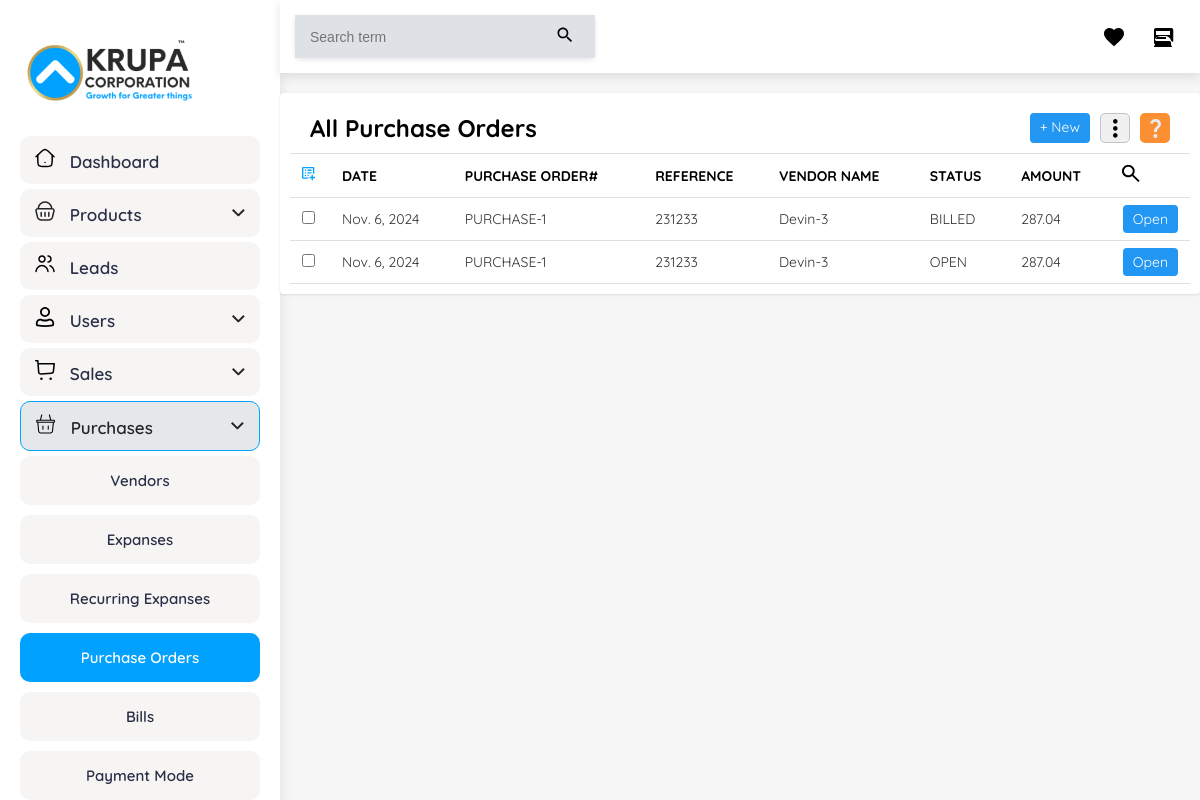
Page /purchases1/ on the committed database.
### krupa/models.py (models this page shows)
class Purchase(models.Model):
    vendor_name = models.ForeignKey(Vendor,max_length=255, blank=True, null=True,on_delete=models.CASCADE)
    source_of_supply = models.CharField(max_length=255, blank=True, null=True)
    destination_of_supply = models.CharField(max_length=255, blank=True, null=True)
    purchase_order = models.CharField(max_length=255, blank=True, null=True)
    reference = models.CharField(max_length=255, blank=True, null=True)
    date = models.CharField(max_length=30, blank=True, null=True)
    expected_delivery_date = models.CharField(max_length=30, blank=True, null=True)
    payment_terms = models.CharField(max_length=255, blank=True, null=True)
    item_tax = models.CharField(max_length=50, blank=True, null=True)
    price_list = models.CharField(max_length=50, blank=True, null=True)
    discount = models.CharField(max_length=50, blank=True, null=True)
    sub_total = models.DecimalField(max_digits=10, decimal_places=2, blank=True, null=True, default=0.00)
    shipping_charges = models.DecimalField(max_digits=10, decimal_places=2, blank=True, null=True, default=0.00)
    adjustment = models.DecimalField(max_digits=10, decimal_places=2, blank=True, null=True, default=0.00)
    total = models.DecimalField(max_digits=10, decimal_places=2, blank=True, null=True, default=0.00)
    created_date = models.DateField(auto_now=True)
    status = models.CharField(max_length=30,null=True,blank=True, default="OPEN")

class Vendor(models.Model):
    salutation = models.CharField(max_length=50, null=True, blank=True)
    firstname = models.CharField(max_length=100, null=True, blank=True)
    lastname = models.CharField(max_length=100, null=True, blank=True)
    companyname = models.CharField(max_length=200, null=True, blank=True)
    vendoremail = models.EmailField(null=True, blank=True)
    vendorphone1 = models.CharField(max_length=15, null=True, blank=True)
    vendorphone2 = models.CharField(max_length=15, null=True, blank=True)
    gst_Treatment = models.CharField(max_length=50, null=True, blank=True)
    sourceofsupply = models.CharField(max_length=100, null=True, blank=True)
    pan = models.CharField(max_length=20, null=True, blank=True)
    currency = models.CharField(max_length=10, null=True, blank=True)
    openingbalance = models.DecimalField(max_digits=15, decimal_places=2, null=True, blank=True)
    paymentterms = models.CharField(max_length=100, null=True, blank=True)
    pricelist = models.CharField(max_length=100, null=True, blank=True)
    enableportal = models.BooleanField(default=False, null=True, blank=True)
    portallanguage = models.CharField(max_length=50, null=True, blank=True)
    documents = models.TextField(null=True, blank=True)
    billingattention = models.CharField(max_length=200, null=True, blank=True)
    billingcountry = models.CharField(max_length=100, null=True, blank=True)
    billingaddress1 = models.TextField(null=True, blank=True)
    billingaddress2 = models.TextField(null=True, blank=True)
    billingcity = models.CharField(max_length=100, null=True, blank=True)
    billingstate = models.CharField(max_length=100, null=True, blank=True)
    billingpincode = models.CharField(max_length=10, null=True, blank=True)
    billingphone = models.CharField(max_length=15, null=True, blank=True)
    shippingattention = models.CharField(max_length=200, null=True, blank=True)
    shippingcountry = models.CharField(max_length=100, null=True, blank=True)
    shippingaddress1 = models.TextField(null=True, blank=True)
    shippingaddress2 = models.TextField(null=True, blank=True)
    shippingcity = models.CharField(max_length=100, null=True, blank=True)
    shippingstate = models.CharField(max_length=100, null=True, blank=True)
    shippingpincode = models.CharField(max_length=10, null=True, blank=True)
    shippingphone = models.CharField(max_length=15, null=True, blank=True)
    def __str__(self):
        return f"{self.companyname}-{self.id}"

### admin_panel/views.py (the view)
# urls.py: path('purchases1/',Purchases1,name="Purchases1"),
def Purchases1(request):
    objs = Purchase.objects.all()
    context = {'objs':objs}
    return render(request,"purchases1.html",context)

### templates/purchases1.html (shortened to what this page needs)
<!DOCTYPE html>
<html lang="en">
  <head>
  </head>
  <body>
    <div class="container">
      <aside class="sidebar" style="overflow-y: scroll">
        <img src="images/krupa.svg" alt="Logo" class="logo" />
        <nav style="height: 80vh; display: flex; flex-direction: column">
          <div
            class="nav-item"
            style="display: flex; justify-content: space-between"
          >
            <div>
              <img
                src="images/dashboard-light.svg"
                alt="Dashboard Icon"
                class="icon"
              />
              <span>Dashboard</span>
            </div>
          </div>
          <div class="nav-item" data-dropdown="products-dropdown">
            <div>
              <img
                src="images/products-dark.svg"
                alt="Products Icon"
                class="icon"
              />
              <span>Products</span>
            </div>
            <img src="images/dropdown.svg" alt="Arrow" class="arrow" />
          </div>
          <div class="nav-item" data-dropdown="leads-dropdown">
            <div>
              <img src="images/leads.svg" alt="Leads Icon" class="icon" />
              <span>Leads</span>
            </div>
          </div>
          <div class="nav-item" data-dropdown="users-dropdown">
            <div>
              <img src="images/user-dark.svg" alt="Users Icon" class="icon" />
              <span>Users</span>
            </div>
            <img src="images/dropdown.svg" alt="Arrow" class="arrow" />
          </div>
          <div class="nav-item" data-dropdown="sales-dropdown">
            <div>
              <img src="images/sales-dark.svg" alt="Sales Icon" class="icon" />
              <span>Sales</span>
            </div>
            <img src="images/dropdown.svg" alt="Arrow" class="arrow" />
          </div>
          <div
            class="nav-item drop-active active"
            data-dropdown="purchases-dropdown"
          >
            <div>
              <img
                src="images/purchaces.svg"
                alt="Purchases Icon"
                class="icon"
              />
              <span>Purchases</span>
            </div>
            <img src="images/dropdown.svg" alt="Arrow" class="arrow" />
          </div>
          <div id="purchases-dropdown" class="dropdown-content show">
            <a href="/vendors1/">Vendors</a>
            <a href="#">Expanses</a>
            <a href="#">Recurring Expanses</a>
            <a href="/purchases1/" class="active">Purchase Orders</a>
            <a href="#">Bills</a>
            <a href="#">Payment Mode</a>
          </div>
        </nav>
      </aside>
      <main class="main-content">
        <div class="top-bar">
          <div class="search-bar">
            <input type="text" placeholder="Search term" />
            <button>
              <svg class="icon" viewBox="0 0 24 24">
                <path
                  d="M15.5 14h-.79l-.28-.27C15.41 12.59 16 11.11 16 9.5 16 5.91 13.09 3 9.5 3S3 5.91 3 9.5 5.91 16 9.5 16c1.61 0 3.09-.59 4.23-1.57l.27.28v.79l5 4.99L20.49 19l-4.99-5zm-6 0C7.01 14 5 11.99 5 9.5S7.01 5 9.5 5 14 7.01 14 9.5 11.99 14 9.5 14z"
                ></path>
              </svg>
            </button>
          </div>
          <div class="top-icons">
            <svg class="icon" viewBox="0 0 24 24">
              <path
                d="M12 21.35l-1.45-1.32C5.4 15.36 2 12.28 2 8.5 2 5.42 4.42 3 7.5 3c1.74 0 3.41.81 4.5 2.09C13.09 3.81 14.76 3 16.5 3 19.58 3 22 5.42 22 8.5c0 3.78-3.4 6.86-8.55 11.54L12 21.35z"
              ></path>
            </svg>
            <svg class="icon" viewBox="0 0 24 24">
              <path
                d="M20 17.17L18.83 16H5.17l-1.34-1.34C4.54 12.78 7.15 11 10 11h4c2.85 0 5.46 1.78 6.17 4.66l1.26 1.26c.3-.31.57-.65.83-1.02V5c0-1.1-.9-2-2-2H5c-1.1 0-2 .9-2 2v13.17c.31.4.67.77 1.08 1.08L3 21.59V22h18v-.41l-1-1.59zM5 6h14v4H5V6zm0 6h10v2H5v-2z"
              ></path>
            </svg>
          </div>
        </div>
        <div class="cont">
          <div class="header">
            <div class="tabs">
              <h1 style="font-size: 24px; font-weight: 700; color: #000000">
                All Purchase Orders
              </h1>
            </div>
            <div class="action-icons" style="display: flex; gap: 10px">
              <a
                style="text-decoration: none"
                href="/purchases3/"
                class="btn btn-primary"
                >+ New</a
              >
              <a
                style="
                  background-color: #f0f0f0;
                  padding: 3px;
                  height: 30px;
                  width: 30px;
                  display: flex;
                  align-items: center;
                  justify-content: center;
                  border-radius: 5px;
                  border: 1px solid #c2c2cd;
                "
                ><img src="images/threedots.svg" alt=""
              /></a>
              <a
                style="
                  background-color: #fc8f31;
                  padding: 3px;
                  height: 30px;
                  width: 30px;
                  display: flex;
                  align-items: center;
                  justify-content: center;
                  border-radius: 5px;
                "
                ><img src="images/question.svg" alt=""
              /></a>
            </div>
          </div>
          <table>
            <thead>
              <tr>
                <th><img src="images/table1.svg" alt="" /></th>
                <th>DATE</th>
                <th>PURCHASE ORDER#</th>
                <th>REFERENCE</th>
                <th>VENDOR NAME</th>
                <th>STATUS</th>
                <th>AMOUNT</th>
                <th class="search-icon">
                  <img src="images/search.svg" alt="" style="scale: 1.2" />
                </th>
              </tr>
            </thead>
            <tbody>
              {% for i in objs %}
              <tr>
                <td class="checkbox-cell"><input type="checkbox" /></td>
                <td data-label="DATE">{{i.created_date}}</td>
                <td data-label="PURCHASE ORDER#">{{i.purchase_order}}</td>
                <td data-label="REFERENCE">{{i.reference}}</td>
                <td data-label="VENDOR NAME">{{i.vendor_name}}</td>
                <td data-label="STATUS">{{i.status}}</td>
                <td data-label="AMOUNT">{{i.total}}</td>
                <td class="search-icon">
                  <a
                    href="/purchases2/{{i.id}}/"
                    style="text-decoration: none"
                    class="btn btn-primary"
                    >Open</a
                  >
                </td>
              </tr>
              {% endfor %}
            </tbody>
          </table>
        </div>
      </main>
    </div>
  </body>
</html>

### templates/purchases1.html (style rules this page uses)
* { margin: 0; padding: 0; box-sizing: border-box; }
body { font-family: "Quicksand", sans-serif; background-color: #f6f6f6; color: #333; }
.container { display: flex; min-height: 100vh; }
.sidebar { width: 280px; background-color: #ffffff; color: #292f46; padding: 20px; box-shadow: 0 4px 12px rgba(0, 0, 0, 0.1); transition: all 0.3s ease; }
.sidebar .dropdown-content { display: none; flex-direction: column; }
.sidebar .dropdown-content a { padding: 15px; color: #292f46; background-color: #f7f4f4; margin-bottom: 10px; font-weight: 600; text-decoration: none; font-size: 15px; text-align: center; border-radius: 10px; transition: background-color 0.2s; }
.sidebar .dropdown-content .active { background-color: #00a1ff; color: white; }
.sidebar .dropdown-content.show { display: flex; }
.logo { width: 100%; max-width: 180px; margin-bottom: 30px; }
.nav-item { display: flex; align-items: center; padding: 12px 15px; margin-bottom: 5px; color: #292f46; text-decoration: none; background-color: #f7f4f4; font-size: 17px; font-weight: 600; border-radius: 10px; cursor: pointer; justify-content: space-between; transition: background-color 0.2s; }
.nav-item.active { background-color: #e5e8eb; color: #252525; }
.drop-active { border: 1px solid #00a1ff; }
.icon { width: 20px; height: 20px; margin-right: 10px; }
.arrow { transition: transform 0.3s ease; }
.cont { padding: 10px; }
.top-bar { display: flex; justify-content: space-between; align-items: center; padding: 15px 30px; background-color: #fff; box-shadow: 0 2px 5px rgba(0, 0, 0, 0.1); width: 100%; position: sticky; top: 0; z-index: 999; }
.search-bar { display: flex; background-color: #fff; border-radius: 5px; box-shadow: 0 2px 5px rgba(0, 0, 0, 0.1); width: 300px; }
.search-bar input { flex-grow: 1; padding: 10px 15px; border: none; background-color: #dee2e6; font-size: 14px; outline: none; }
.search-bar button { padding: 10px; background-color: #dee2e6; border: none; cursor: pointer; }
.top-icons { display: flex; gap: 15px; }
.top-icons .icon { width: 24px; height: 24px; cursor: pointer; }
.main-content { flex-grow: 1; transition: margin-left 0.3s ease; }
.top-bar { position: relative; margin-top: 0; margin-left: 0; padding: 15px; background-color: #fff; box-shadow: 0px 4px 10px rgba(0, 0, 0, 0.1); }
.cont { max-width: 1400px; margin: 20px auto; background-color: white; border-radius: 4px; box-shadow: 0 1px 3px rgba(0, 0, 0, 0.1); overflow: hidden; }
.header { display: flex; justify-content: space-between; align-items: center; padding: 10px 20px; border-bottom: 1px solid #e0e0e0; }
.tabs { display: flex; gap: 30px; }
.btn { padding: 5px 10px; border: none; border-radius: 4px; cursor: pointer; font-size: 14px; }
.btn-primary { background-color: #2196f3; color: white; }
table { width: 100%; border-collapse: collapse; }
th, td { text-align: left; padding: 12px; border-bottom: 1px solid #e0e0e0; font-size: 14px; }
th { color: black; font-weight: 700; }
td { color: #333; }
.checkbox-cell { width: 40px; }
.search-icon { width: 40px; }

### rows in the picture
Purchase: created_date "Nov. 6, 2024", purchase_order "PURCHASE-1", reference "231233", vendor_name "Devin-3", status "BILLED", total "287.04"
Purchase: created_date "Nov. 6, 2024", purchase_order "PURCHASE-1", reference "231233", vendor_name "Devin-3", status "OPEN", total "287.04"
